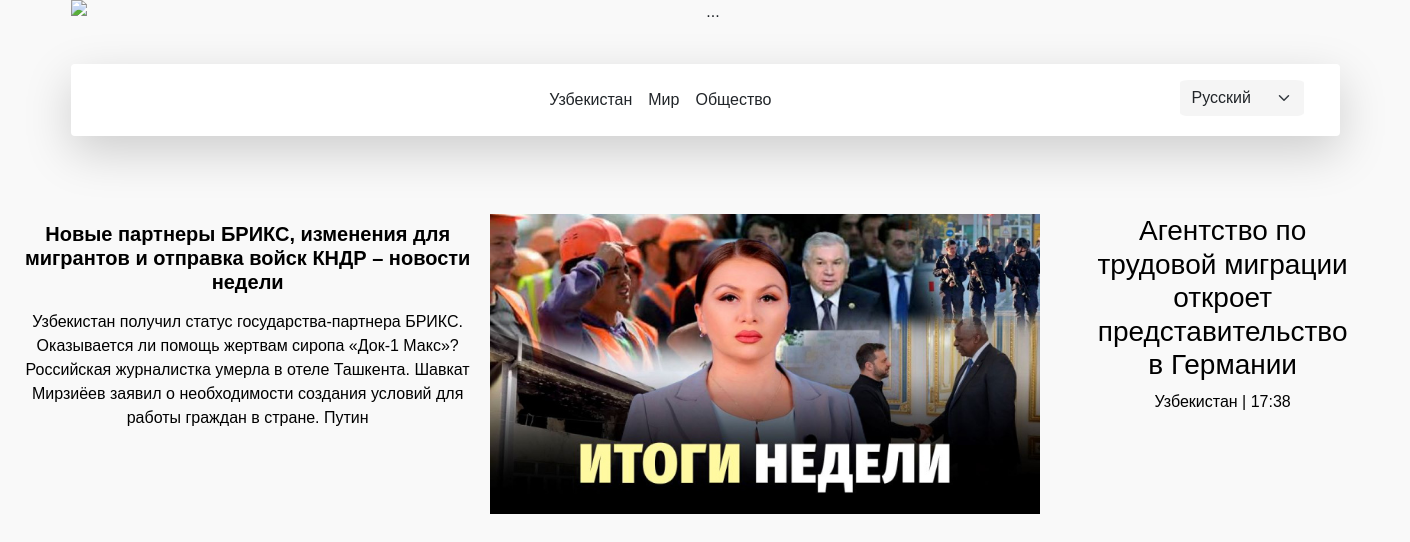
Page /mir/ on the committed database.
### pages/models.py (models this page shows, shortened)
class Mir(models.Model):
    title = models.CharField(max_length=200)
    img = models.ImageField(blank=True)
    text = models.TextField( )
    title2=models.CharField(max_length=200)
    text2 = models.TextField()

### pages/views.py (the view)
# urls.py: path('mir/',MirListViev.as_view(),name='mir'),
class MirListViev(ListView):
    model=Mir
    template_name='mir.html'

### templates/mir.html (shortened to what this page needs)
{% extends 'base.html' %} {% block content %}
{%for mir in object_list%}
<center>
<div   class="grandfather">
<div class="father">
  <div  class="mot">
    <h3  > <a class="hover-text d-flex align-items-start p-2 "  style="text-decoration: none;color: black;" href="{% url 'mir_detail' mir.pk %}">{{mir.title}}</a></h3>
    <p> <a style="text-decoration: none;color: black;" href="{% url 'mir_detail' mir.pk %}">{{mir.text}}</a></p>
  </div>
  <a href="{% url 'mir_detail' mir.pk %}"><img  class="rasm"  src="{{mir.img.url}}" alt="" /></a>
  <div   class="sistes">
    <h3 > <a style="text-decoration: none;color: black;" href="{% url 'mir2_detail' mir.pk %}">{{mir.title2}}</a></h3>
    <p> <a style="text-decoration: none;color: black;" href="{% url 'mir2_detail' mir.pk %}">{{mir.text2}}</a></p>
  </div>
</div>
</div>
</center>
{%endfor%}
 {% endblock content %}

### static/CSS/index.css (style rules this page uses)
.hover-text { font-size: 20px; font-weight: bold; color: black; transition: color 0.3s ease-in-out; }

### templates/mir.html (style rules this page uses)
body { font-family: Arial, sans-serif; margin: 0; padding: 0; background-color: #f9f9f9; }
.grandfather { width: 1400px; height: auto; display: flex; justify-content: space-between; }
.father { width: 1350px; height: auto; display: flex; justify-content: space-around; }
.mot { width:550px ; height: auto; display: flex; flex-direction: column; align-items: start; margin-top: 30px; }
.rasm { width: 550px; height: 300px; margin-top: 30px; }
.sistes { margin-left: 50px; width: 300px; height: auto; display: flex; flex-direction: column; margin-top: 30px; }

### rows in the picture
Mir: title "Новые партнеры БРИКС, изменения для мигрантов и отправка войск КНДР – новости недели", text "Узбекистан получил статус государства-партнера БРИКС. Оказывается ли помощь жертвам сиропа «Док-1 Макс»? Российская журналистка умерла в отеле Ташкента. Шавкат Мирзиёев заявил о необходимости создания условий для работы граждан в стране. Путин", img (picture), title2 "Агентство по трудовой миграции откроет представительство в Германии", text2 "Узбекистан | 17:38"
